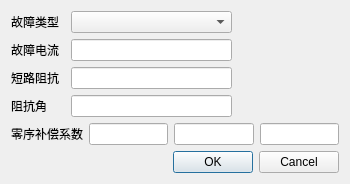
<?xml version="1.0" encoding="UTF-8"?>
<ui version="4.0">
 <class>ValueCalc_1202</class>
 <widget class="QDialog" name="ValueCalc_1202">
  <property name="geometry">
   <rect>
    <x>0</x>
    <y>0</y>
    <width>350</width>
    <height>181</height>
   </rect>
  </property>
  <property name="windowTitle">
   <string>Dialog</string>
  </property>
  <layout class="QVBoxLayout" name="verticalLayout">
   <item>
    <layout class="QHBoxLayout" name="horizontalLayout_5" stretch="1,3,2">
     <item>
      <widget class="QLabel" name="label">
       <property name="text">
        <string>故障类型</string>
       </property>
      </widget>
     </item>
     <item>
      <widget class="QComboBox" name="comboBox"/>
     </item>
     <item>
      <spacer name="horizontalSpacer_4">
       <property name="orientation">
        <enum>Qt::Horizontal</enum>
       </property>
       <property name="sizeHint" stdset="0">
        <size>
         <width>40</width>
         <height>20</height>
        </size>
       </property>
      </spacer>
     </item>
    </layout>
   </item>
   <item>
    <layout class="QHBoxLayout" name="horizontalLayout" stretch="1,3,2">
     <item>
      <widget class="QLabel" name="label_2">
       <property name="text">
        <string>故障电流</string>
       </property>
      </widget>
     </item>
     <item>
      <widget class="QLineEdit" name="lineEdit_dianliu"/>
     </item>
     <item>
      <spacer name="horizontalSpacer">
       <property name="orientation">
        <enum>Qt::Horizontal</enum>
       </property>
       <property name="sizeHint" stdset="0">
        <size>
         <width>40</width>
         <height>20</height>
        </size>
       </property>
      </spacer>
     </item>
    </layout>
   </item>
   <item>
    <layout class="QHBoxLayout" name="horizontalLayout_2" stretch="1,3,2">
     <item>
      <widget class="QLabel" name="label_3">
       <property name="text">
        <string>短路阻抗</string>
       </property>
      </widget>
     </item>
     <item>
      <widget class="QLineEdit" name="lineEdit_zukang"/>
     </item>
     <item>
      <spacer name="horizontalSpacer_2">
       <property name="orientation">
        <enum>Qt::Horizontal</enum>
       </property>
       <property name="sizeHint" stdset="0">
        <size>
         <width>40</width>
         <height>20</height>
        </size>
       </property>
      </spacer>
     </item>
    </layout>
   </item>
   <item>
    <layout class="QHBoxLayout" name="horizontalLayout_3" stretch="1,3,2">
     <item>
      <widget class="QLabel" name="label_4">
       <property name="text">
        <string>阻抗角</string>
       </property>
      </widget>
     </item>
     <item>
      <widget class="QLineEdit" name="lineEdit_zukangjiao"/>
     </item>
     <item>
      <spacer name="horizontalSpacer_3">
       <property name="orientation">
        <enum>Qt::Horizontal</enum>
       </property>
       <property name="sizeHint" stdset="0">
        <size>
         <width>40</width>
         <height>20</height>
        </size>
       </property>
      </spacer>
     </item>
    </layout>
   </item>
   <item>
    <layout class="QHBoxLayout" name="horizontalLayout_4">
     <item>
      <widget class="QLabel" name="label_5">
       <property name="text">
        <string>零序补偿系数</string>
       </property>
      </widget>
     </item>
     <item>
      <widget class="QLineEdit" name="lineEdit_k1"/>
     </item>
     <item>
      <widget class="QLineEdit" name="lineEdit_k2"/>
     </item>
     <item>
      <widget class="QLineEdit" name="lineEdit_k3"/>
     </item>
    </layout>
   </item>
   <item>
    <widget class="QDialogButtonBox" name="buttonBox">
     <property name="orientation">
      <enum>Qt::Horizontal</enum>
     </property>
     <property name="standardButtons">
      <set>QDialogButtonBox::Cancel|QDialogButtonBox::Ok</set>
     </property>
    </widget>
   </item>
  </layout>
 </widget>
 <resources/>
 <connections>
  <connection>
   <sender>buttonBox</sender>
   <signal>accepted()</signal>
   <receiver>ValueCalc_1202</receiver>
   <slot>accept()</slot>
   <hints>
    <hint type="sourcelabel">
     <x>248</x>
     <y>254</y>
    </hint>
    <hint type="destinationlabel">
     <x>157</x>
     <y>274</y>
    </hint>
   </hints>
  </connection>
  <connection>
   <sender>buttonBox</sender>
   <signal>rejected()</signal>
   <receiver>ValueCalc_1202</receiver>
   <slot>reject()</slot>
   <hints>
    <hint type="sourcelabel">
     <x>316</x>
     <y>260</y>
    </hint>
    <hint type="destinationlabel">
     <x>286</x>
     <y>274</y>
    </hint>
   </hints>
  </connection>
 </connections>
</ui>
